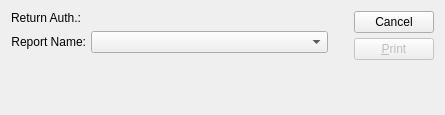
<?xml version="1.0" encoding="UTF-8"?>
<ui version="4.0">
 <comment>This file is part of the xTuple ERP: PostBooks Edition, a free and
open source Enterprise Resource Planning software suite,
Copyright (c) 1999-2018 by OpenMFG LLC, d/b/a xTuple.
It is licensed to you under the Common Public Attribution License
version 1.0, the full text of which (including xTuple-specific Exhibits)
is available at www.xtuple.com/CPAL.  By using this software, you agree
to be bound by its terms.</comment>
 <class>printRaForm</class>
 <widget class="QDialog" name="printRaForm">
  <property name="geometry">
   <rect>
    <x>0</x>
    <y>0</y>
    <width>445</width>
    <height>115</height>
   </rect>
  </property>
  <property name="windowTitle">
   <string>Print Return Authorization Form</string>
  </property>
  <layout class="QHBoxLayout">
   <item>
    <layout class="QVBoxLayout">
     <property name="spacing">
      <number>0</number>
     </property>
     <item>
      <layout class="QVBoxLayout">
       <item>
        <layout class="QHBoxLayout">
         <property name="spacing">
          <number>0</number>
         </property>
         <item>
          <widget class="QLabel" name="_raLit">
           <property name="text">
            <string>Return Auth.:</string>
           </property>
           <property name="alignment">
            <set>Qt::AlignLeading|Qt::AlignLeft|Qt::AlignTop</set>
           </property>
           <property name="margin">
            <number>5</number>
           </property>
          </widget>
         </item>
         <item>
          <widget class="RaCluster" name="_ra">
           <property name="focusPolicy">
            <enum>Qt::StrongFocus</enum>
           </property>
          </widget>
         </item>
        </layout>
       </item>
       <item>
        <layout class="QHBoxLayout">
         <property name="spacing">
          <number>5</number>
         </property>
         <property name="margin">
          <number>0</number>
         </property>
         <item>
          <widget class="QLabel" name="_reportLit">
           <property name="text">
            <string>Report Name:</string>
           </property>
           <property name="alignment">
            <set>Qt::AlignRight|Qt::AlignTrailing|Qt::AlignVCenter</set>
           </property>
          </widget>
         </item>
         <item>
          <widget class="XComboBox" name="_report">
           <property name="sizePolicy">
            <sizepolicy hsizetype="Expanding" vsizetype="Fixed">
             <horstretch>0</horstretch>
             <verstretch>0</verstretch>
            </sizepolicy>
           </property>
          </widget>
         </item>
        </layout>
       </item>
      </layout>
     </item>
     <item>
      <spacer>
       <property name="orientation">
        <enum>Qt::Vertical</enum>
       </property>
       <property name="sizeType">
        <enum>QSizePolicy::Expanding</enum>
       </property>
       <property name="sizeHint" stdset="0">
        <size>
         <width>306</width>
         <height>16</height>
        </size>
       </property>
      </spacer>
     </item>
    </layout>
   </item>
   <item>
    <layout class="QHBoxLayout">
     <property name="spacing">
      <number>0</number>
     </property>
     <property name="margin">
      <number>0</number>
     </property>
     <item>
      <spacer>
       <property name="orientation">
        <enum>Qt::Vertical</enum>
       </property>
       <property name="sizeType">
        <enum>QSizePolicy::Expanding</enum>
       </property>
       <property name="sizeHint" stdset="0">
        <size>
         <width>20</width>
         <height>20</height>
        </size>
       </property>
      </spacer>
     </item>
     <item>
      <layout class="QVBoxLayout">
       <property name="spacing">
        <number>5</number>
       </property>
       <property name="margin">
        <number>0</number>
       </property>
       <item>
        <widget class="QPushButton" name="_close">
         <property name="text">
          <string>Cancel</string>
         </property>
        </widget>
       </item>
       <item>
        <widget class="QPushButton" name="_print">
         <property name="enabled">
          <bool>false</bool>
         </property>
         <property name="text">
          <string>&amp;Print</string>
         </property>
         <property name="default">
          <bool>true</bool>
         </property>
        </widget>
       </item>
       <item>
        <spacer>
         <property name="orientation">
          <enum>Qt::Vertical</enum>
         </property>
         <property name="sizeType">
          <enum>QSizePolicy::Expanding</enum>
         </property>
         <property name="sizeHint" stdset="0">
          <size>
           <width>20</width>
           <height>20</height>
          </size>
         </property>
        </spacer>
       </item>
      </layout>
     </item>
    </layout>
   </item>
  </layout>
 </widget>
 <layoutdefault spacing="6" margin="11"/>
 <customwidgets>
  <customwidget>
   <class>RaCluster</class>
   <extends>QWidget</extends>
   <header>racluster.h</header>
  </customwidget>
  <customwidget>
   <class>XComboBox</class>
   <extends>QComboBox</extends>
   <header>xcombobox.h</header>
  </customwidget>
 </customwidgets>
 <tabstops>
  <tabstop>_ra</tabstop>
  <tabstop>_report</tabstop>
  <tabstop>_print</tabstop>
  <tabstop>_close</tabstop>
 </tabstops>
 <resources/>
 <connections>
  <connection>
   <sender>_close</sender>
   <signal>clicked()</signal>
   <receiver>printRaForm</receiver>
   <slot>reject()</slot>
   <hints>
    <hint type="sourcelabel">
     <x>20</x>
     <y>20</y>
    </hint>
    <hint type="destinationlabel">
     <x>20</x>
     <y>20</y>
    </hint>
   </hints>
  </connection>
 </connections>
</ui>
